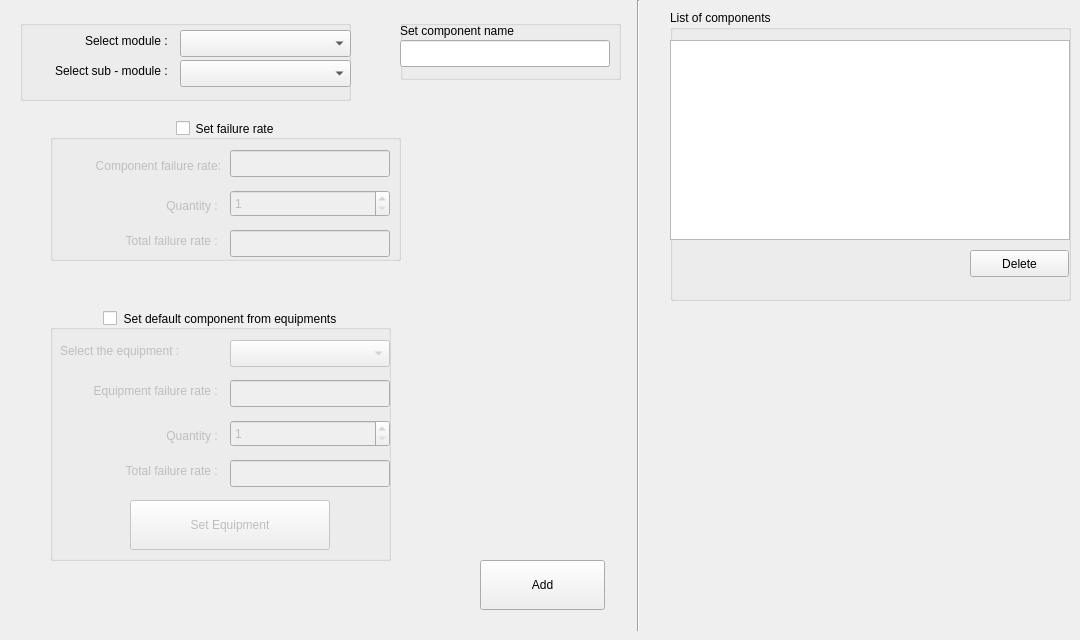
          <widget class="QWidget" name="tab_10">
           <attribute name="title">
            <string>Default Components</string>
           </attribute>
           <widget class="QPushButton" name="pushButton_c_ao_ac_add_component">
            <property name="geometry">
             <rect>
              <x>480</x>
              <y>560</y>
              <width>125</width>
              <height>50</height>
             </rect>
            </property>
            <property name="text">
             <string>Add</string>
            </property>
           </widget>
           <widget class="QGroupBox" name="groupBox_c_ao_ac_select_sub_module">
            <property name="geometry">
             <rect>
              <x>20</x>
              <y>20</y>
              <width>331</width>
              <height>81</height>
             </rect>
            </property>
            <property name="title">
             <string/>
            </property>
            <property name="alignment">
             <set>Qt::AlignCenter</set>
            </property>
            <property name="flat">
             <bool>false</bool>
            </property>
            <property name="checkable">
             <bool>false</bool>
            </property>
            <widget class="QComboBox" name="comboBox_c_ao_ac_select_sub_module">
             <property name="geometry">
              <rect>
               <x>160</x>
               <y>40</y>
               <width>171</width>
               <height>27</height>
              </rect>
             </property>
             <property name="currentText">
              <string/>
             </property>
            </widget>
            <widget class="QComboBox" name="comboBox_c_ao_ac_select_module">
             <property name="geometry">
              <rect>
               <x>160</x>
               <y>10</y>
               <width>171</width>
               <height>27</height>
              </rect>
             </property>
             <property name="currentText">
              <string/>
             </property>
            </widget>
            <widget class="QLabel" name="label_9">
             <property name="geometry">
              <rect>
               <x>10</x>
               <y>10</y>
               <width>141</width>
               <height>22</height>
              </rect>
             </property>
             <property name="text">
              <string>Select module : </string>
             </property>
             <property name="alignment">
              <set>Qt::AlignRight|Qt::AlignTrailing|Qt::AlignVCenter</set>
             </property>
            </widget>
            <widget class="QLabel" name="label_14">
             <property name="geometry">
              <rect>
               <x>0</x>
               <y>40</y>
               <width>151</width>
               <height>22</height>
              </rect>
             </property>
             <property name="text">
              <string>Select sub - module : </string>
             </property>
             <property name="alignment">
              <set>Qt::AlignRight|Qt::AlignTrailing|Qt::AlignVCenter</set>
             </property>
            </widget>
           </widget>
           <widget class="QGroupBox" name="groupBox_c_ao_ac_list_of_components">
            <property name="geometry">
             <rect>
              <x>670</x>
              <y>10</y>
              <width>401</width>
              <height>291</height>
             </rect>
            </property>
            <property name="title">
             <string>List of components</string>
            </property>
            <widget class="QListWidget" name="listWidget_c_ao_ac_list_of_components">
             <property name="geometry">
              <rect>
               <x>0</x>
               <y>30</y>
               <width>400</width>
               <height>200</height>
              </rect>
             </property>
            </widget>
            <widget class="QPushButton" name="pushButton_c_ao_ac_delete_component">
             <property name="geometry">
              <rect>
               <x>300</x>
               <y>240</y>
               <width>99</width>
               <height>27</height>
              </rect>
             </property>
             <property name="text">
              <string>Delete</string>
             </property>
            </widget>
           </widget>
           <widget class="QGroupBox" name="groupBox_c_ao_ac_default_fr">
            <property name="geometry">
             <rect>
              <x>50</x>
              <y>310</y>
              <width>341</width>
              <height>251</height>
             </rect>
            </property>
            <property name="font">
             <font>
              <weight>50</weight>
              <italic>false</italic>
              <bold>false</bold>
              <underline>false</underline>
              <strikeout>false</strikeout>
              <stylestrategy>PreferAntialias</stylestrategy>
              <kerning>true</kerning>
             </font>
            </property>
            <property name="focusPolicy">
             <enum>Qt::NoFocus</enum>
            </property>
            <property name="contextMenuPolicy">
             <enum>Qt::NoContextMenu</enum>
            </property>
            <property name="title">
             <string>Set default component from equipments</string>
            </property>
            <property name="alignment">
             <set>Qt::AlignCenter</set>
            </property>
            <property name="flat">
             <bool>false</bool>
            </property>
            <property name="checkable">
             <bool>true</bool>
            </property>
            <property name="checked">
             <bool>false</bool>
            </property>
            <widget class="QLabel" name="label_7">
             <property name="geometry">
              <rect>
               <x>10</x>
               <y>30</y>
               <width>161</width>
               <height>21</height>
              </rect>
             </property>
             <property name="text">
              <string>Select the equipment :</string>
             </property>
             <property name="alignment">
              <set>Qt::AlignLeading|Qt::AlignLeft|Qt::AlignVCenter</set>
             </property>
            </widget>
            <widget class="QComboBox" name="comboBox_c_ao_ac_select_equipment">
             <property name="geometry">
              <rect>
               <x>180</x>
               <y>30</y>
               <width>160</width>
               <height>27</height>
              </rect>
             </property>
            </widget>
            <widget class="QLabel" name="label_8">
             <property name="geometry">
              <rect>
               <x>10</x>
               <y>110</y>
               <width>161</width>
               <height>31</height>
              </rect>
             </property>
             <property name="text">
              <string>Quantity : </string>
             </property>
             <property name="alignment">
              <set>Qt::AlignRight|Qt::AlignTrailing|Qt::AlignVCenter</set>
             </property>
            </widget>
            <widget class="QLineEdit" name="lineEdit_c_ao_ac_component_fr_2">
             <property name="geometry">
              <rect>
               <x>180</x>
               <y>70</y>
               <width>160</width>
               <height>27</height>
              </rect>
             </property>
             <property name="readOnly">
              <bool>true</bool>
             </property>
            </widget>
            <widget class="QLabel" name="label_11">
             <property name="geometry">
              <rect>
               <x>-10</x>
               <y>70</y>
               <width>181</width>
               <height>21</height>
              </rect>
             </property>
             <property name="text">
              <string>Equipment failure rate : </string>
             </property>
             <property name="alignment">
              <set>Qt::AlignRight|Qt::AlignTrailing|Qt::AlignVCenter</set>
             </property>
            </widget>
            <widget class="QSpinBox" name="spinBox_c_ao_ac_quantity">
             <property name="geometry">
              <rect>
               <x>180</x>
               <y>110</y>
               <width>160</width>
               <height>27</height>
              </rect>
             </property>
             <property name="minimum">
              <number>1</number>
             </property>
             <property name="maximum">
              <number>9999999</number>
             </property>
            </widget>
            <widget class="QPushButton" name="pushButton_c_ao_ac_set_equipment">
             <property name="geometry">
              <rect>
               <x>80</x>
               <y>190</y>
               <width>200</width>
               <height>50</height>
              </rect>
             </property>
             <property name="text">
              <string>Set Equipment</string>
             </property>
            </widget>
            <widget class="QLineEdit" name="lineEdit_c_ao_ac_total_component_fr">
             <property name="geometry">
              <rect>
               <x>180</x>
               <y>150</y>
               <width>160</width>
               <height>27</height>
              </rect>
             </property>
             <property name="readOnly">
              <bool>true</bool>
             </property>
            </widget>
            <widget class="QLabel" name="label_34">
             <property name="geometry">
              <rect>
               <x>-10</x>
               <y>150</y>
               <width>181</width>
               <height>21</height>
              </rect>
             </property>
             <property name="text">
              <string>Total failure rate : </string>
             </property>
             <property name="alignment">
              <set>Qt::AlignRight|Qt::AlignTrailing|Qt::AlignVCenter</set>
             </property>
            </widget>
           </widget>
           <widget class="QGroupBox" name="groupBox_c_ao_ac_set_component_name">
            <property name="geometry">
             <rect>
              <x>400</x>
              <y>20</y>
              <width>221</width>
              <height>60</height>
             </rect>
            </property>
            <property name="title">
             <string/>
            </property>
            <property name="alignment">
             <set>Qt::AlignCenter</set>
            </property>
            <property name="flat">
             <bool>false</bool>
            </property>
            <property name="checkable">
             <bool>false</bool>
            </property>
            <widget class="QLineEdit" name="lineEdit_c_ao_ac_set_component_name">
             <property name="geometry">
              <rect>
               <x>0</x>
               <y>20</y>
               <width>210</width>
               <height>27</height>
              </rect>
             </property>
            </widget>
            <widget class="QLabel" name="label_17">
             <property name="geometry">
              <rect>
               <x>0</x>
               <y>0</y>
               <width>151</width>
               <height>22</height>
              </rect>
             </property>
             <property name="text">
              <string>Set component name</string>
             </property>
             <property name="alignment">
              <set>Qt::AlignLeading|Qt::AlignLeft|Qt::AlignVCenter</set>
             </property>
            </widget>
           </widget>
           <widget class="QGroupBox" name="groupBox_c_ao_ac_component_fr">
            <property name="geometry">
             <rect>
              <x>50</x>
              <y>120</y>
              <width>351</width>
              <height>141</height>
             </rect>
            </property>
            <property name="title">
             <string>Set failure rate</string>
            </property>
            <property name="alignment">
             <set>Qt::AlignCenter</set>
            </property>
            <property name="flat">
             <bool>false</bool>
            </property>
            <property name="checkable">
             <bool>true</bool>
            </property>
            <property name="checked">
             <bool>false</bool>
            </property>
            <widget class="QLineEdit" name="lineEdit_c_ao_ac_component_fr">
             <property name="geometry">
              <rect>
               <x>180</x>
               <y>30</y>
               <width>160</width>
               <height>27</height>
              </rect>
             </property>
            </widget>
            <widget class="QLabel" name="label_10">
             <property name="geometry">
              <rect>
               <x>0</x>
               <y>35</y>
               <width>171</width>
               <height>21</height>
              </rect>
             </property>
             <property name="text">
              <string>Component failure rate:</string>
             </property>
             <property name="alignment">
              <set>Qt::AlignRight|Qt::AlignTrailing|Qt::AlignVCenter</set>
             </property>
            </widget>
            <widget class="QLabel" name="label_31">
             <property name="geometry">
              <rect>
               <x>10</x>
               <y>70</y>
               <width>161</width>
               <height>31</height>
              </rect>
             </property>
             <property name="text">
              <string>Quantity : </string>
             </property>
             <property name="alignment">
              <set>Qt::AlignRight|Qt::AlignTrailing|Qt::AlignVCenter</set>
             </property>
            </widget>
            <widget class="QSpinBox" name="spinBox_c_ao_ac_sfr_quantity">
             <property name="geometry">
              <rect>
               <x>180</x>
               <y>70</y>
               <width>160</width>
               <height>27</height>
              </rect>
             </property>
             <property name="minimum">
              <number>1</number>
             </property>
             <property name="maximum">
              <number>9999999</number>
             </property>
            </widget>
            <widget class="QLineEdit" name="lineEdit_c_ao_ac_sfr_total_component_fr">
             <property name="geometry">
              <rect>
               <x>180</x>
               <y>110</y>
               <width>160</width>
               <height>27</height>
              </rect>
             </property>
             <property name="readOnly">
              <bool>true</bool>
             </property>
            </widget>
            <widget class="QLabel" name="label_35">
             <property name="geometry">
              <rect>
               <x>-10</x>
               <y>110</y>
               <width>181</width>
               <height>21</height>
              </rect>
             </property>
             <property name="text">
              <string>Total failure rate : </string>
             </property>
             <property name="alignment">
              <set>Qt::AlignRight|Qt::AlignTrailing|Qt::AlignVCenter</set>
             </property>
            </widget>
           </widget>
           <widget class="Line" name="line">
            <property name="geometry">
             <rect>
              <x>630</x>
              <y>0</y>
              <width>16</width>
              <height>631</height>
             </rect>
            </property>
            <property name="orientation">
             <enum>Qt::Vertical</enum>
            </property>
           </widget>
          </widget>
